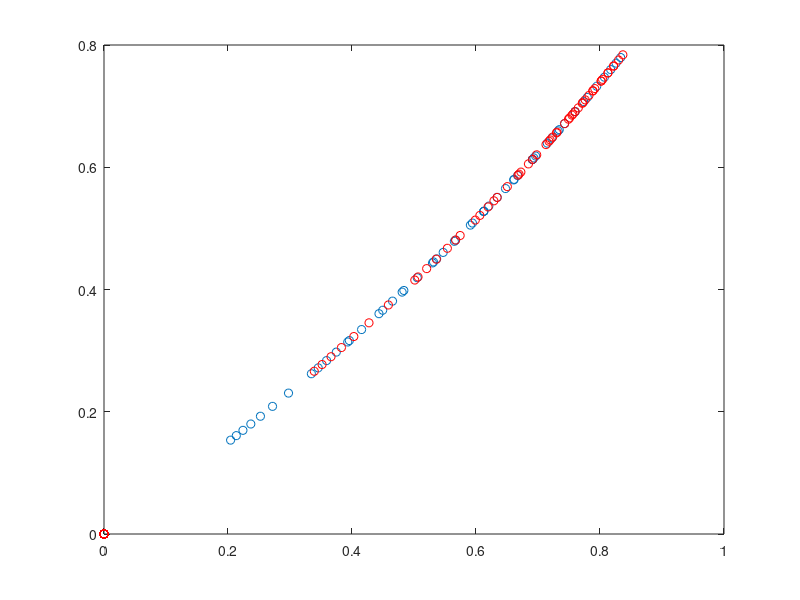

MATLAB code to generate this figure:
function ddi(varargin)
%simulate properties of DDI. 
%This looks at effect of scaling tuning curves on DDI, calculated with and
%without the sqrt transform....


maxs = [10:10:100];
mins = [0:10:90];
fano = 1;
scale = 0.5;
pmaxs = maxs.*scale;
pmins = mins.*scale;
for j = 1:length(maxs)
    for k = 1:j
        preddi(j,k) = (sqrt(maxs(j))-sqrt(mins(k)))./(sqrt(maxs(j))-sqrt(mins(k)) + 2.*fano);
        postddi(j,k) = (sqrt(pmaxs(j))-sqrt(pmins(k)))./(sqrt(pmaxs(j))-sqrt(pmins(k)) + 2.*fano);
        rawpreddi(j,k) = ((maxs(j))-(mins(k)))./(maxs(j)-mins(k) + (sqrt(fano.*maxs(j)) + sqrt(fano .*mins(j))));
        rawpostddi(j,k) = ((pmaxs(j))-(pmins(k)))./(pmaxs(j)-(pmins(k)) + (sqrt(fano.*pmaxs(j)) + sqrt(fano .*pmins(j))));
    end
end

hold off;
plot(preddi(:),postddi(:),'o');
hold on;
plot(rawpreddi(:),rawpostddi(:),'ro');
